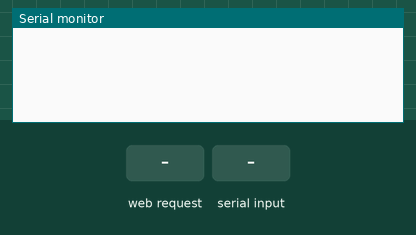
The sketch below on a simulated ESP8266 (NodeMCU). On the bench: the last lines printed to the serial monitor. The test bench sets the inputs (shaded band). WiFi joins after 1.5 s; servers stay silent unless stated.

Above: at 11.2 s.
11.3 s: HTTP request GET /1/ received
At 12.4 s:
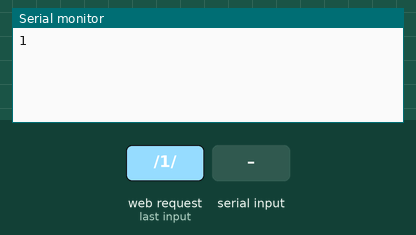
12.8 s: "Status\n" received over Serial
At 13.4 s:
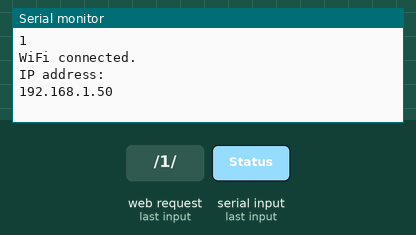
14.3 s: HTTP request GET /A/ received
At 14.7 s:
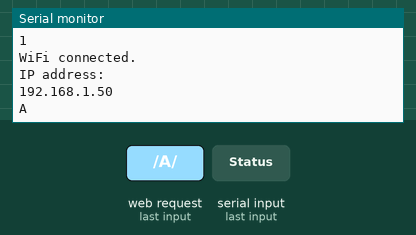

The sketch:

ECEN4330-ESP.ino
```cpp
#include <ESP8266WiFi.h>

// Replace with your network credentials
const char* ssid     = "FRIDAY-MK2";
const char* password = "TGIFTGIF";

WiFiServer server(80);
String header;

unsigned long currentTime = millis();
unsigned long previousTime = 0;
const long timeoutTime = 2000;

void setup() {
  Serial.begin(9600);
  WiFi.begin(ssid, password);
  //Predefined Delay length, this way we don't get caught in a loop
  delay(10000);
  if(WiFi.status() == WL_CONNECTED)
  {
      server.begin();
  }else
  {
    Serial.println("NO CONNECTION");
  }
}

void loop(){
  WiFiClient client = server.available();
  String stats = String(7);
  if(Serial.available() > 0)
  {
    stats = Serial.readStringUntil('\n');
    if(stats == "Status"){
      if(WiFi.status() != WL_CONNECTED) {
        Serial.print("Wi-Fi Not Connected\n");
      } else{
        Serial.println("");
        Serial.println("WiFi connected.");
        Serial.println("IP address: ");
        Serial.println(WiFi.localIP());
      }
    }
  }
  if (client) {                             // If a new client connects,
    String currentLine = "";                // make a String to hold incoming data from the client
    currentTime = millis();
    previousTime = currentTime;
    while (client.connected() && currentTime - previousTime <= timeoutTime) { // loop while the client's connected
      currentTime = millis();
      if (client.available()) {             // if there's bytes to read from the client,
        char c = client.read();             // read a byte, then
        header += c;
        if (c == '\n') {                    // if the byte is a newline character
          // if the current line is blank, you got two newline characters in a row.
          // that's the end of the client HTTP request, so send a response:
          if (currentLine.length() == 0) {
            // HTTP headers always start with a response code (e.g. HTTP/1.1 200 OK)
            // and a content-type so the client knows what's coming, then a blank line:
            client.println("HTTP/1.1 200 OK");
            client.println("Content-type:text/html");
            client.println("Connection: close");
            client.println();

            // turns the GPIOs on and off
            if (header.indexOf("GET /1/") >= 0) {
              Serial.write("1");
            } else if (header.indexOf("GET /2/") >= 0) {
              Serial.write("2");
            } else if (header.indexOf("GET /3/") >= 0) {
              Serial.write("3");
            } else if (header.indexOf("GET /4/") >= 0) {
              Serial.write("4");
            }else if (header.indexOf("GET /5/") >= 0) {
              Serial.write("5");
            }else if (header.indexOf("GET /6/") >= 0) {
              Serial.write("6");
            }else if (header.indexOf("GET /7/") >= 0) {
              Serial.write("7");
            }else if (header.indexOf("GET /8/") >= 0) {
              Serial.write("8");
            }else if (header.indexOf("GET /9/") >= 0) {
              Serial.write("9");
            }else if (header.indexOf("GET /A/") >= 0) {
              Serial.write("A");
            }else if (header.indexOf("GET /B/") >= 0) {
              Serial.write("B");
            }else if (header.indexOf("GET /C/") >= 0) {
              Serial.write("C");
            }else if (header.indexOf("GET /D/") >= 0) {
              Serial.write("D");
            }else if (header.indexOf("GET /E/") >= 0) {
              Serial.write("E");
            }else if (header.indexOf("GET /F/") >= 0) {
              Serial.write("F");
            }else if (header.indexOf("GET /0/") >= 0) {
              Serial.write("0");
            }

            // Display the HTML web page
            client.println("<!DOCTYPE html><html>");
            client.println("<head><meta name=\"viewport\" content=\"width=device-width, initial-scale=1\">");
            client.println("<link rel=\"icon\" href=\"data:,\">");
            // CSS to style the on/off buttons
            // Feel free to change the background-color and font-size attributes to fit your preferences
            client.println("<style>html { font-family: Helvetica; display: inline-block; margin: 0px auto; text-align: center;}");
            client.println(".button{background-color: #000000; border: none; color: white; padding: 4px 10px;text-decoration: none;");
            client.println("font-size: 15px; margin: 4px; cursor: pointer;}.button2 {background-color: #77878A;}</style>");
            client.println("</head><body><h1>ECEN-4330 Board </h1>");
            client.println("<p><a href=\"/1/\"><button class=\"button\">1</button></a><a href=\"/2/\"><button class=\"button\">2</button>");
            client.println("<a href=\"/3/\"><button class=\"button\">3</button></a><a href=\"/A/\"><button class=\"button\">A</button></a></p>");
            client.println("<p><a href=\"/4/\"><button class=\"button\">4</button></a><a href=\"/5/\"><button class=\"button\">5</button>");
            client.println("<a href=\"/6/\"><button class=\"button\">6</button></a><a href=\"/B/\"><button class=\"button\">B</button></a></p>");
            client.println("<p><a href=\"/7/\"><button class=\"button\">7</button></a><a href=\"/8/\"><button class=\"button\">8</button>");
            client.println("<a href=\"/9/\"><button class=\"button\">9</button></a><a href=\"/C/\"><button class=\"button\">C</button></a></p>");
            client.println("<p><a href=\"/F/\"><button class=\"button\">F</button></a><a href=\"/0/\"><button class=\"button\">0</button>");
            client.println("<a href=\"/E/\"><button class=\"button\">E</button></a><a href=\"/D/\"><button class=\"button\">D</button></a></p>");
            client.println("</body></html>");

            // The HTTP response ends with another blank line
            client.println();
            // Break out of the while loop
            break;
          } else { // if you got a newline, then clear currentLine
            currentLine = "";
          }
        } else if (c != '\r') {  // if you got anything else but a carriage return character,
          currentLine += c;      // add it to the end of the currentLine
        }
      }
    }
    // Clear the header variable
    header = "";
    // Close the connection
    client.stop();
  }
}
```

Measured:
- after the input at 11.3 s, the serial monitor: prints a new line at once (image 1)
- after the input at 12.8 s, the serial monitor: prints a new line at once (image 2)
- after the input at 14.3 s, the serial monitor: prints a new line at once (image 3)
